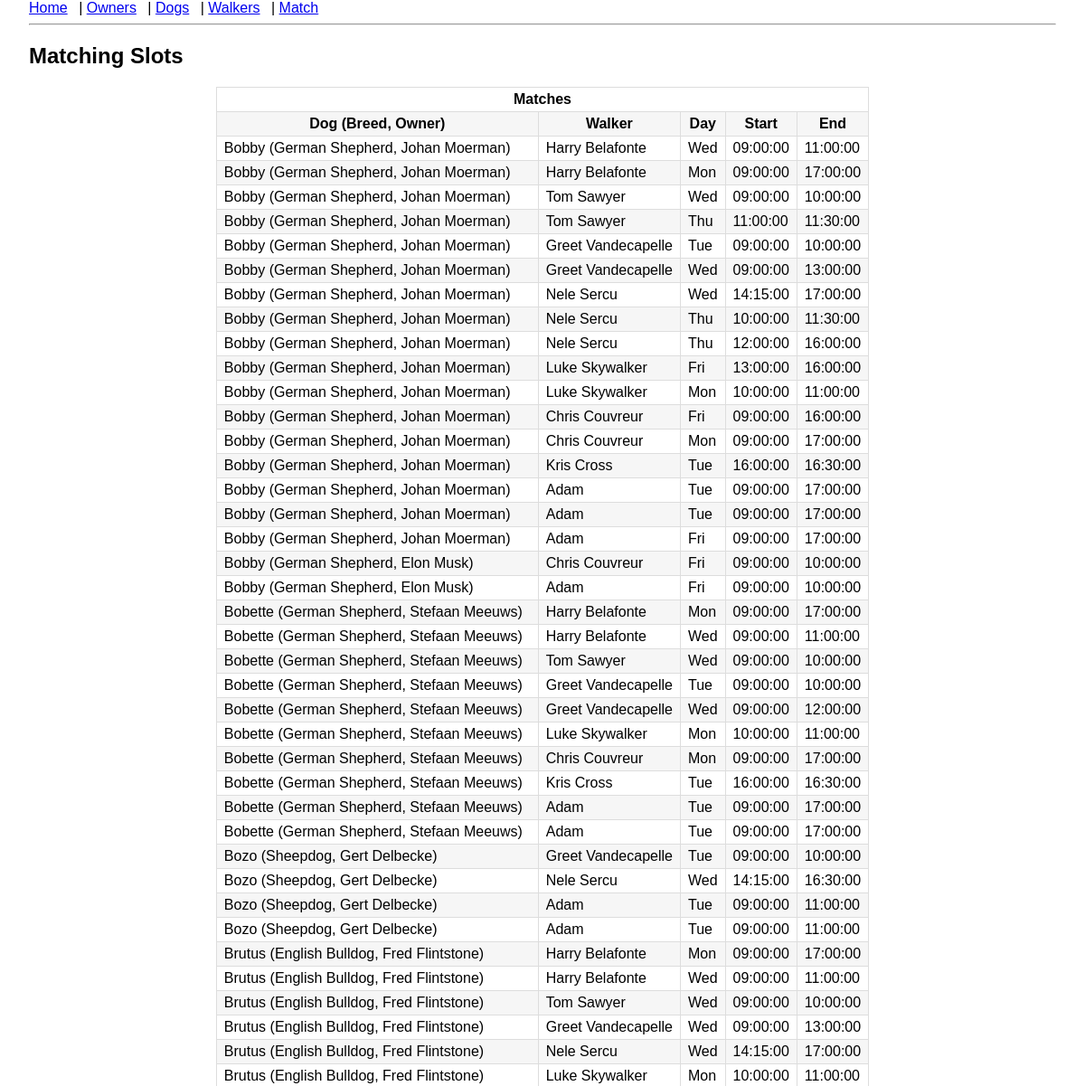
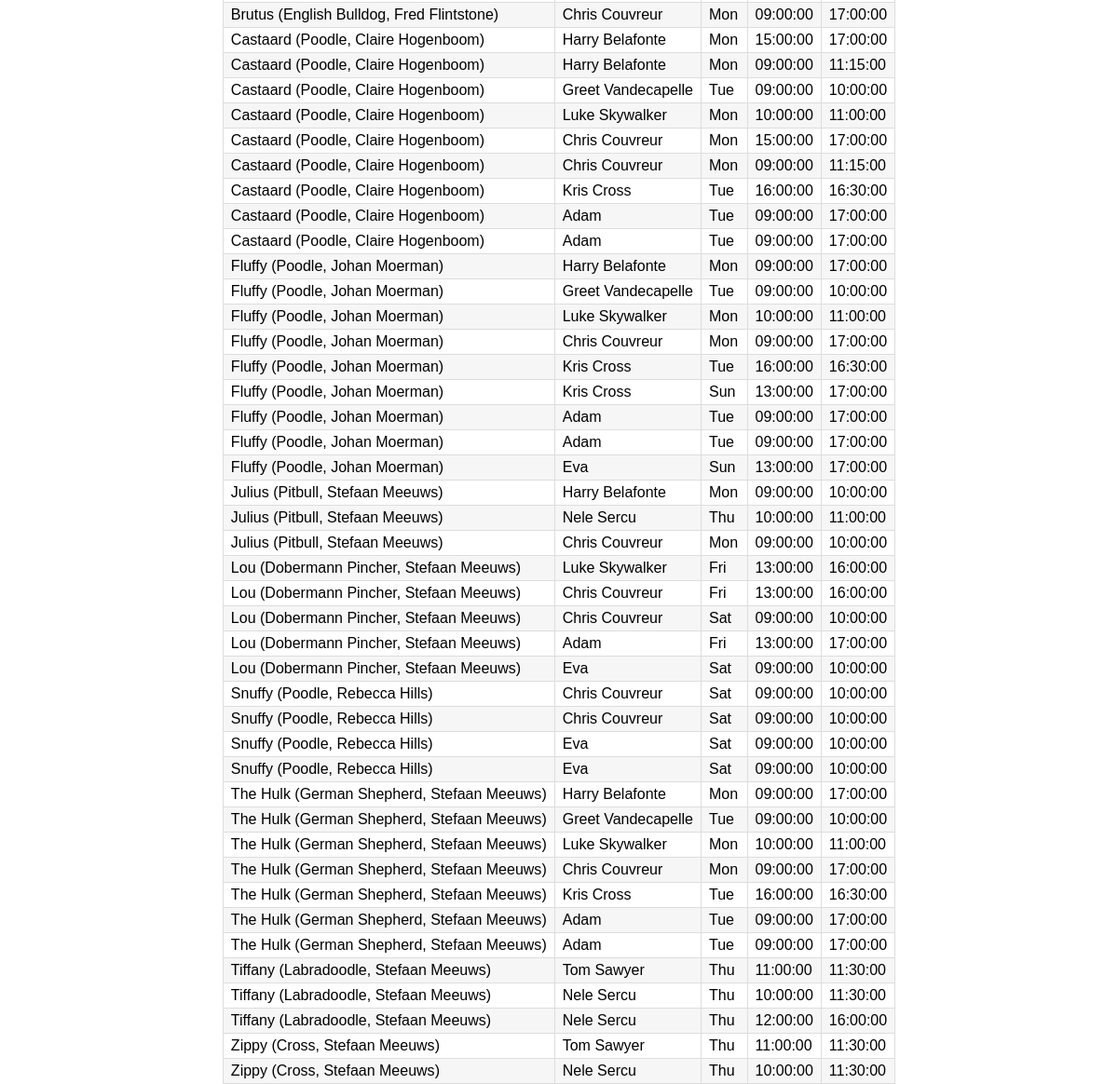
Before: /match with the older database file (2 pictures, top to bottom).
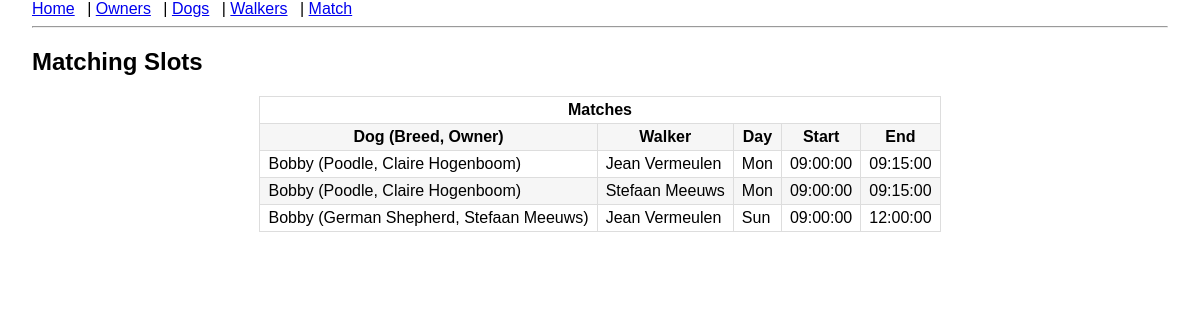
After: the same page with the newer database file.
### models.py (models this page shows)
class Dog(db.Model):
    id = db.Column(db.Integer, primary_key=True)
    name = db.Column(db.String(80), nullable=False)
    breed = db.Column(db.String(80))
    owner_id = db.Column(db.Integer, db.ForeignKey("dog_owner.id"), nullable=False)
    availabilities = db.relationship(
        "Availability", backref="dog", cascade="all, delete-orphan"
    )

class DogOwner(db.Model):
    id = db.Column(db.Integer, primary_key=True)
    name = db.Column(db.String(100), nullable=False)
    email = db.Column(db.String(120))
    dogs = db.relationship("Dog", backref="owner", cascade="all, delete-orphan")

class DogWalker(db.Model):
    id = db.Column(db.Integer, primary_key=True)
    name = db.Column(db.String(100), nullable=False)
    phone = db.Column(db.String(40))
    availabilities = db.relationship(
        "Availability", backref="walker", cascade="all, delete-orphan"
    )

class Availability(db.Model):
    id = db.Column(db.Integer, primary_key=True)
    weekday = db.Column(db.Integer, nullable=False)  # 0 = Mon … 6 = Sun
    start_time = db.Column(db.Time, nullable=False)
    end_time = db.Column(db.Time, nullable=False)
    dog_id = db.Column(db.Integer, db.ForeignKey("dog.id"))
    walker_id = db.Column(db.Integer, db.ForeignKey("dog_walker.id"))

### app.py (the view)
@app.route("/match")
def match():
    matches = []  # list of (dog, walker, weekday, start, end)
    dogs = Dog.query.all()
    walkers = DogWalker.query.all()
    for dog in dogs:
        for walker in walkers:
            for da in dog.availabilities:
                for wa in walker.availabilities:
                    if da.weekday == wa.weekday and overlaps(
                            da.start_time, da.end_time, wa.start_time, wa.end_time
                    ):
                        start = max(da.start_time, wa.start_time)
                        end = min(da.end_time, wa.end_time)
                        matches.append((dog, walker, da.weekday, start, end))
    matches.sort(key=lambda x: (x[0].name.lower()))
    return render_template("match.html", matches=matches)

### app.py (called while the page is built)
def overlaps(a_start, a_end, b_start, b_end):
    today = datetime.today()
    a_start_dt = datetime.combine(today, a_start)
    a_end_dt = datetime.combine(today, a_end)
    b_start_dt = datetime.combine(today, b_start)
    b_end_dt = datetime.combine(today, b_end)
    overlap_start = max(a_start_dt, b_start_dt)
    overlap_end = min(a_end_dt, b_end_dt)
    overlap_duration = (overlap_end - overlap_start)
    return overlap_duration >= timedelta(minutes=MINIMUM_OVERLAP_MINUTES)

### templates/match.html
{% extends "layout.html" %}
{% block content %}
<h2>Matching Slots</h2>
{% if matches %}
<table class="table table-striped table-centered">
    <thead>
    <tr>
        <th colspan="5">Matches</th>
    </tr>
    <tr>
        <th>Dog (Breed, Owner)</th>
        <th>Walker</th>
        <th>Day</th>
        <th>Start</th>
        <th>End</th>
    </tr>
    </thead>
    {% for match in matches %}
    <tr>
        <td>{{ match[0].name }} ({{ match[0].breed }}, {{ match[0].owner.name }})</td>
        <td>{{ match[1].name }}</td>
        <td>{{ ["Mon", "Tue", "Wed", "Thu", "Fri", "Sat", "Sun"][match[2]] }}</td>
        <td>{{ match[3] }}</td>
        <td>{{ match[4] }}</td>
    </tr>
    {% endfor %}
</table>
{% else %}
<p>No overlapping slots found.</p>
{% endif %}
{% endblock %}

Changed rows visible on the page:
no longer on one of the page's lists (row edited): Dog: name "Bobby", breed "German Shepherd", name "Johan Moerman", name "Tom Sawyer", start_time "09:00:00", end_time "10:00:00", start_time "11:00:00", end_time "11:30:00", name "Greet Vandecapelle", end_time "13:00:00", name "Nele Sercu", start_time "14:15:00", end_time "17:00:00", start_time "10:00:00", start_time "12:00:00", end_time "16:00:00", name "Luke Skywalker", start_time "13:00:00", end_time "11:00:00", name "Chris Couvreur", name "Kris Cross", start_time "16:00:00", end_time "16:30:00", name "Adam"
removed Dog: name "Bobby", breed "German Shepherd", name "Elon Musk", name "Chris Couvreur", value "Fri", start_time "09:00:00", end_time "10:00:00", name "Adam"
no longer on one of the page's lists (row edited): Dog: name "Bozo", breed "Sheepdog", name "Gert Delbecke", name "Nele Sercu", start_time "14:15:00", end_time "16:30:00", name "Adam", start_time "09:00:00", end_time "11:00:00"
removed Dog: name "Bobette", breed "German Shepherd", name "Stefaan Meeuws", name "Harry Belafonte", value "Mon", start_time "09:00:00", end_time "17:00:00", value "Wed", end_time "11:00:00", name "Tom Sawyer", end_time "10:00:00", name "Greet Vandecapelle", value "Tue", end_time "12:00:00", name "Luke Skywalker", start_time "10:00:00", name "Chris Couvreur", name "Kris Cross", start_time "16:00:00", end_time "16:30:00", name "Adam"
removed Dog: name "Brutus", breed "English Bulldog", name "Fred Flintstone", name "Harry Belafonte", value "Mon", start_time "09:00:00", end_time "17:00:00", value "Wed", end_time "11:00:00", name "Tom Sawyer", end_time "10:00:00", name "Greet Vandecapelle", end_time "13:00:00", name "Nele Sercu", start_time "14:15:00", name "Luke Skywalker", start_time "10:00:00", name "Chris Couvreur"
removed Dog: name "Castaard", breed "Poodle", name "Claire Hogenboom", name "Harry Belafonte", value "Mon", start_time "15:00:00", end_time "17:00:00", start_time "09:00:00", end_time "11:15:00", name "Greet Vandecapelle", value "Tue", end_time "10:00:00", name "Luke Skywalker", start_time "10:00:00", end_time "11:00:00", name "Chris Couvreur", name "Kris Cross", start_time "16:00:00", end_time "16:30:00", name "Adam"
no longer on this page (row edited): Dog: name "Fluffy", breed "Poodle", name "Johan Moerman", name "Harry Belafonte", value "Mon", start_time "09:00:00", end_time "17:00:00", name "Greet Vandecapelle", value "Tue", end_time "10:00:00", name "Luke Skywalker", start_time "10:00:00", end_time "11:00:00", name "Chris Couvreur", name "Kris Cross", start_time "16:00:00", end_time "16:30:00", value "Sun", start_time "13:00:00", name "Adam", name "Eva"
no longer on this page (row edited): Dog: name "Julius", breed "Pitbull", name "Stefaan Meeuws", name "Harry Belafonte", value "Mon", start_time "09:00:00", end_time "10:00:00", name "Nele Sercu", value "Thu", start_time "10:00:00", end_time "11:00:00", name "Chris Couvreur"
removed Dog: name "Lou", breed "Dobermann Pincher", name "Stefaan Meeuws", name "Luke Skywalker", value "Fri", start_time "13:00:00", end_time "16:00:00", name "Chris Couvreur", value "Sat", start_time "09:00:00", end_time "10:00:00", name "Adam", end_time "17:00:00", name "Eva"
removed Dog: name "Snuffy", breed "Poodle", name "Rebecca Hills", name "Chris Couvreur", value "Sat", start_time "09:00:00", end_time "10:00:00", name "Eva"
removed Dog: name "The Hulk", breed "German Shepherd", name "Stefaan Meeuws", name "Harry Belafonte", value "Mon", start_time "09:00:00", end_time "17:00:00", name "Greet Vandecapelle", value "Tue", end_time "10:00:00", name "Luke Skywalker", start_time "10:00:00", end_time "11:00:00", name "Chris Couvreur", name "Kris Cross", start_time "16:00:00", end_time "16:30:00", name "Adam"
removed Dog: name "Tiffany", breed "Labradoodle", name "Stefaan Meeuws", name "Tom Sawyer", value "Thu", start_time "11:00:00", end_time "11:30:00", name "Nele Sercu", start_time "10:00:00", start_time "12:00:00", end_time "16:00:00"
removed Dog: name "Zippy", breed "Cross", name "Stefaan Meeuws", name "Tom Sawyer", value "Thu", start_time "11:00:00", end_time "11:30:00", name "Nele Sercu", start_time "10:00:00"
changed Dog: breed "German Shepherd" → "Poodle"; name "Johan Moerman" → "Claire Hogenboom"; name "Harry Belafonte" → "Jean Vermeulen"; value "Wed" → "Mon"; end_time "11:00:00" → "09:15:00"; name "Harry Belafonte" → "Stefaan Meeuws"; end_time "17:00:00" → "09:15:00"
changed Dog: name "Bozo" → "Bobby"; breed "Sheepdog" → "German Shepherd"; name "Gert Delbecke" → "Stefaan Meeuws"; name "Greet Vandecapelle" → "Jean Vermeulen"; value "Tue" → "Sun"; end_time "10:00:00" → "12:00:00"
